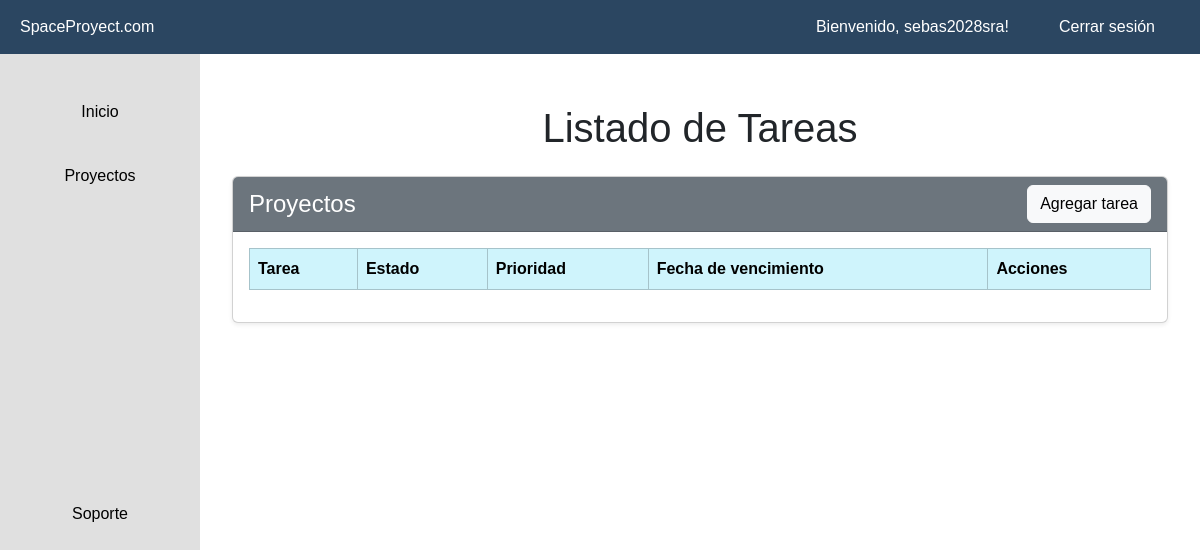
Before: /index/ (signed in) with the older database file.
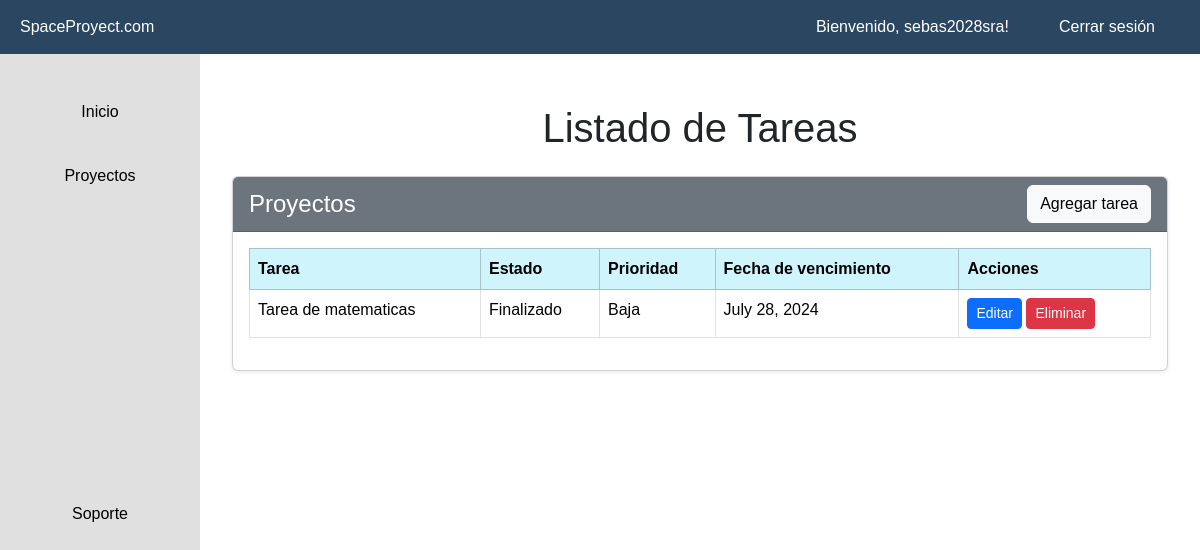
After: the same page with the newer database file.
### gestor/models.py (models this page shows, shortened)
class Proyecto(models.Model):
    id_proyecto = models.AutoField(primary_key=True, verbose_name='ID Proyecto')
    nombre_proyecto = models.CharField(max_length=255)
    id_estado = models.ForeignKey(Estado, on_delete=models.CASCADE)
    id_prioridad = models.ForeignKey(Prioridad, on_delete=models.CASCADE)
    fecha_vencimiento = models.DateField(default=timezone.now() + timedelta(days=30))
    id_usuario = models.ForeignKey(User, on_delete=models.CASCADE)

class Estado(models.Model):
    id_estado = models.AutoField(primary_key=True, verbose_name='ID Estado')
    descripcion_estado = models.CharField(max_length=50)
    id_usuario = models.ForeignKey(User, on_delete=models.CASCADE)

class Prioridad(models.Model):
    id_prioridad = models.AutoField(primary_key=True, verbose_name='ID Prioridad')
    descripcion_prioridad = models.CharField(max_length=50)
    id_usuario = models.ForeignKey(User, on_delete=models.CASCADE)

### gestor/views.py (the view)
# urls.py: path('index/', proyectos, name='index'),
@login_required(login_url='/accounts/login/')
def proyectos(request):
    proyectos = Proyecto.objects.filter(id_usuario=request.user)
    estados = Estado.objects.all()
    prioridades = Prioridad.objects.all()
    return render(request, 'proyectos/index.html', {
        'proyectos': proyectos,
        'estados': estados,
        'prioridades': prioridades,
    })

### gestor/templates/proyectos/index.html (shortened to what this page needs)
{% extends "base.html" %}
{% block contenido %}
<h1 class="text-center my-4">Listado de Tareas</h1>
<div class="container">
    <div class="card shadow-sm mb-4">
        <div class="card-header d-flex justify-content-between align-items-center bg-secondary text-white">
            <h4 class="mb-0">Proyectos</h4>
            <a href="{% url 'agregar_proyecto' %}" class="btn btn-light">Agregar tarea</a>
        </div>
        <div class="card-body">
            <div class="table-responsive">
                <table id="example" class="table table-hover table-bordered">
                    <thead class="table-info">
                        <tr>
                            <th scope="col">Tarea</th>
                            <th scope="col">Estado</th>
                            <th scope="col">Prioridad</th>
                            <th scope="col">Fecha de vencimiento</th>
                            <th scope="col">Acciones</th>
                        </tr>
                    </thead>
                    <tbody>
                        {% for proyecto in proyectos %}
                        <tr>
                            <td>{{ proyecto.nombre_proyecto }}</td>
                            <td>{{ proyecto.id_estado.descripcion_estado }}</td>
                            <td>{{ proyecto.id_prioridad.descripcion_prioridad }}</td>
                            <td>{{ proyecto.fecha_vencimiento }}</td>
                            <td>
                                <a href="{% url 'actualizar_proyecto' proyecto.id_proyecto %}" class="btn btn-primary btn-sm">Editar</a>
                                <a href="{% url 'eliminar_proyecto' proyecto.id_proyecto %}" class="btn btn-danger btn-sm">Eliminar</a>
                            </td>
                        </tr>
                        {% endfor %}
                    </tbody>
                </table>
            </div>
        </div>
    </div>
</div>
{% endblock %}

Changed rows visible on the page:
now on this page (row edited): Proyecto: nombre_proyecto "Tarea de matematicas", id_estado.descripcion_estado "Finalizado", id_prioridad.descripcion_prioridad "Baja", fecha_vencimiento "July 28, 2024"
